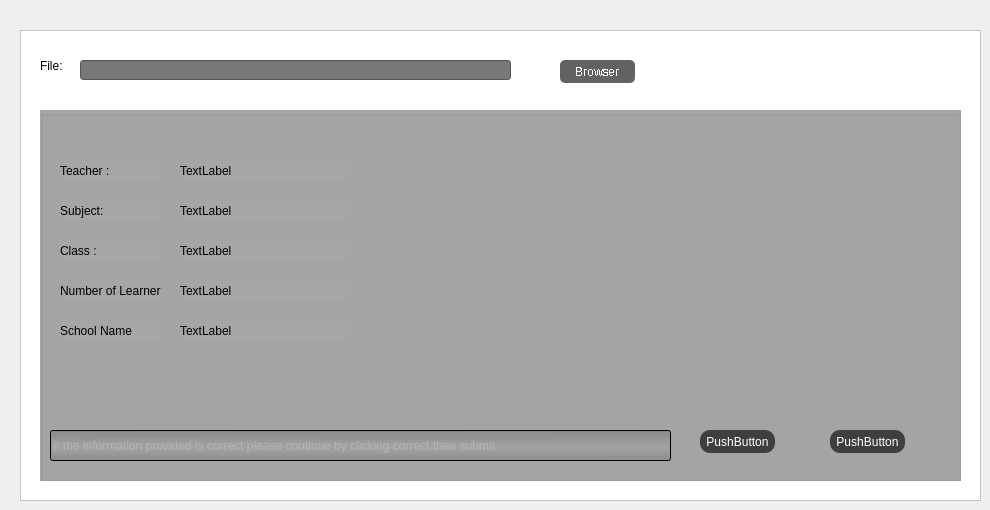
    <widget class="QWidget" name="tab_2">
     <attribute name="title">
      <string>File Upload</string>
     </attribute>
     <widget class="QFrame" name="frame_5">
      <property name="geometry">
       <rect>
        <x>20</x>
        <y>30</y>
        <width>961</width>
        <height>471</height>
       </rect>
      </property>
      <property name="styleSheet">
       <string notr="true">background-color: rgb(255, 255, 255);</string>
      </property>
      <property name="frameShape">
       <enum>QFrame::StyledPanel</enum>
      </property>
      <property name="frameShadow">
       <enum>QFrame::Raised</enum>
      </property>
      <widget class="QLabel" name="label_51">
       <property name="geometry">
        <rect>
         <x>20</x>
         <y>20</y>
         <width>47</width>
         <height>31</height>
        </rect>
       </property>
       <property name="styleSheet">
        <string notr="true">font: 75 12pt &quot;MS Shell Dlg 2&quot;;
</string>
       </property>
       <property name="text">
        <string>File:</string>
       </property>
      </widget>
      <widget class="QLineEdit" name="lineEdit_9">
       <property name="geometry">
        <rect>
         <x>60</x>
         <y>30</y>
         <width>431</width>
         <height>20</height>
        </rect>
       </property>
       <property name="focusPolicy">
        <enum>Qt::ClickFocus</enum>
       </property>
       <property name="styleSheet">
        <string notr="true">background-color: rgb(120, 120, 120);</string>
       </property>
      </widget>
      <widget class="QPushButton" name="pushButton">
       <property name="enabled">
        <bool>true</bool>
       </property>
       <property name="geometry">
        <rect>
         <x>540</x>
         <y>30</y>
         <width>75</width>
         <height>23</height>
        </rect>
       </property>
       <property name="font">
        <font>
         <family>MS Sans Serif</family>
         <pointsize>9</pointsize>
         <stylestrategy>NoAntialias</stylestrategy>
         <kerning>true</kerning>
        </font>
       </property>
       <property name="focusPolicy">
        <enum>Qt::StrongFocus</enum>
       </property>
       <property name="autoFillBackground">
        <bool>false</bool>
       </property>
       <property name="styleSheet">
        <string notr="true">QPushButton{
background-color: rgb(98, 98, 98);
border-radius:5px;
border-image:none;
	color: rgb(255, 255, 255);
}

QPushButton:focus {
	
	background-color: rgb(255, 49, 200);
}

QPushButton:hover {
background-color: rgb(0, 170, 255);
padding-top :2px;
}</string>
       </property>
       <property name="text">
        <string>Browser</string>
       </property>
       <property name="flat">
        <bool>false</bool>
       </property>
      </widget>
      <widget class="QGroupBox" name="groupBox_2">
       <property name="geometry">
        <rect>
         <x>20</x>
         <y>80</y>
         <width>921</width>
         <height>371</height>
        </rect>
       </property>
       <property name="styleSheet">
        <string notr="true">background-color: rgb(166, 166, 166);</string>
       </property>
       <property name="title">
        <string/>
       </property>
       <widget class="QLabel" name="label_52">
        <property name="geometry">
         <rect>
          <x>20</x>
          <y>50</y>
          <width>101</width>
          <height>21</height>
         </rect>
        </property>
        <property name="styleSheet">
         <string notr="true">border-image:none;</string>
        </property>
        <property name="text">
         <string>Teacher :</string>
        </property>
       </widget>
       <widget class="QLabel" name="label_53">
        <property name="geometry">
         <rect>
          <x>140</x>
          <y>50</y>
          <width>171</width>
          <height>21</height>
         </rect>
        </property>
        <property name="styleSheet">
         <string notr="true">border-image:none;</string>
        </property>
        <property name="text">
         <string>TextLabel</string>
        </property>
       </widget>
       <widget class="QLabel" name="label_54">
        <property name="geometry">
         <rect>
          <x>20</x>
          <y>90</y>
          <width>101</width>
          <height>21</height>
         </rect>
        </property>
        <property name="styleSheet">
         <string notr="true">border-image:none;</string>
        </property>
        <property name="text">
         <string>Subject:</string>
        </property>
       </widget>
       <widget class="QLabel" name="label_55">
        <property name="geometry">
         <rect>
          <x>140</x>
          <y>90</y>
          <width>171</width>
          <height>21</height>
         </rect>
        </property>
        <property name="styleSheet">
         <string notr="true">border-image:none;</string>
        </property>
        <property name="text">
         <string>TextLabel</string>
        </property>
       </widget>
       <widget class="QLabel" name="label_56">
        <property name="geometry">
         <rect>
          <x>20</x>
          <y>130</y>
          <width>101</width>
          <height>21</height>
         </rect>
        </property>
        <property name="styleSheet">
         <string notr="true">border-image:none;</string>
        </property>
        <property name="text">
         <string>Class :</string>
        </property>
       </widget>
       <widget class="QLabel" name="label_57">
        <property name="geometry">
         <rect>
          <x>140</x>
          <y>130</y>
          <width>171</width>
          <height>21</height>
         </rect>
        </property>
        <property name="styleSheet">
         <string notr="true">border-image:none;</string>
        </property>
        <property name="text">
         <string>TextLabel</string>
        </property>
       </widget>
       <widget class="QLabel" name="label_58">
        <property name="geometry">
         <rect>
          <x>20</x>
          <y>170</y>
          <width>101</width>
          <height>21</height>
         </rect>
        </property>
        <property name="styleSheet">
         <string notr="true">border-image:none;</string>
        </property>
        <property name="text">
         <string>Number of Learners</string>
        </property>
       </widget>
       <widget class="QLabel" name="label_59">
        <property name="geometry">
         <rect>
          <x>20</x>
          <y>210</y>
          <width>101</width>
          <height>21</height>
         </rect>
        </property>
        <property name="styleSheet">
         <string notr="true">border-image:none;</string>
        </property>
        <property name="text">
         <string>School Name</string>
        </property>
       </widget>
       <widget class="QLabel" name="label_60">
        <property name="geometry">
         <rect>
          <x>140</x>
          <y>170</y>
          <width>171</width>
          <height>21</height>
         </rect>
        </property>
        <property name="styleSheet">
         <string notr="true">border-image:none;</string>
        </property>
        <property name="text">
         <string>TextLabel</string>
        </property>
       </widget>
       <widget class="QLabel" name="label_61">
        <property name="geometry">
         <rect>
          <x>140</x>
          <y>210</y>
          <width>171</width>
          <height>21</height>
         </rect>
        </property>
        <property name="styleSheet">
         <string notr="true">border-image:none;</string>
        </property>
        <property name="text">
         <string>TextLabel</string>
        </property>
       </widget>
       <widget class="QPushButton" name="pushButton_2">
        <property name="geometry">
         <rect>
          <x>660</x>
          <y>320</y>
          <width>75</width>
          <height>23</height>
         </rect>
        </property>
        <property name="styleSheet">
         <string notr="true">
QPushButton{
background-color: rgb(63, 63, 63);
border-radius:10px;
	color: rgb(255, 255, 255);
border-image:none;
}

QPushButton:focus{
background-color: qlineargradient(spread:reflect, x1:0.426, y1:0.0113636, x2:0.419, y2:0.550773, stop:0.0454545 rgba(138, 138, 138, 225), stop:0.414773 rgba(146, 146, 146, 255), stop:0.710227 rgba(156, 156, 156, 255), stop:0.982955 rgba(162, 162, 162, 255));
}</string>
        </property>
        <property name="text">
         <string>PushButton</string>
        </property>
       </widget>
       <widget class="QPushButton" name="pushButton_3">
        <property name="geometry">
         <rect>
          <x>790</x>
          <y>320</y>
          <width>75</width>
          <height>23</height>
         </rect>
        </property>
        <property name="autoFillBackground">
         <bool>false</bool>
        </property>
        <property name="styleSheet">
         <string notr="true">QPushButton{
color: rgb(255, 255, 255);
background-color: rgb(63, 63, 63);
border-radius: 10px;
border-image:none;
}

QPushButton:focus{
background-color:rgb(170, 0, 0)
}</string>
        </property>
        <property name="text">
         <string>PushButton</string>
        </property>
        <property name="flat">
         <bool>true</bool>
        </property>
       </widget>
       <widget class="QLineEdit" name="lineEdit_10">
        <property name="geometry">
         <rect>
          <x>10</x>
          <y>320</y>
          <width>621</width>
          <height>31</height>
         </rect>
        </property>
        <property name="styleSheet">
         <string notr="true">QLineEdit{background-color: qlineargradient(spread:reflect, x1:0.426, y1:0.0113636, x2:0.419, y2:0.550773, stop:0.0454545 rgba(138, 138, 138, 225), stop:0.414773 rgba(146, 146, 146, 255), stop:0.710227 rgba(156, 156, 156, 255), stop:0.982955 rgba(162, 162, 162, 255));
font: 12pt &quot;Nirmala UI Semilight&quot;;
color: rgb(180, 180, 180);
border-image:none;
}

QLineEdit:hover{
font: 75  16pt &quot;Nirmala UI Semilight&quot;;
color:rgb(255, 255, 255);
	background-color: rgb(120, 120, 120);
}</string>
        </property>
        <property name="text">
         <string>If the information provided is correct please continue by clicking correct,then submit</string>
        </property>
       </widget>
      </widget>
     </widget>
    </widget>
